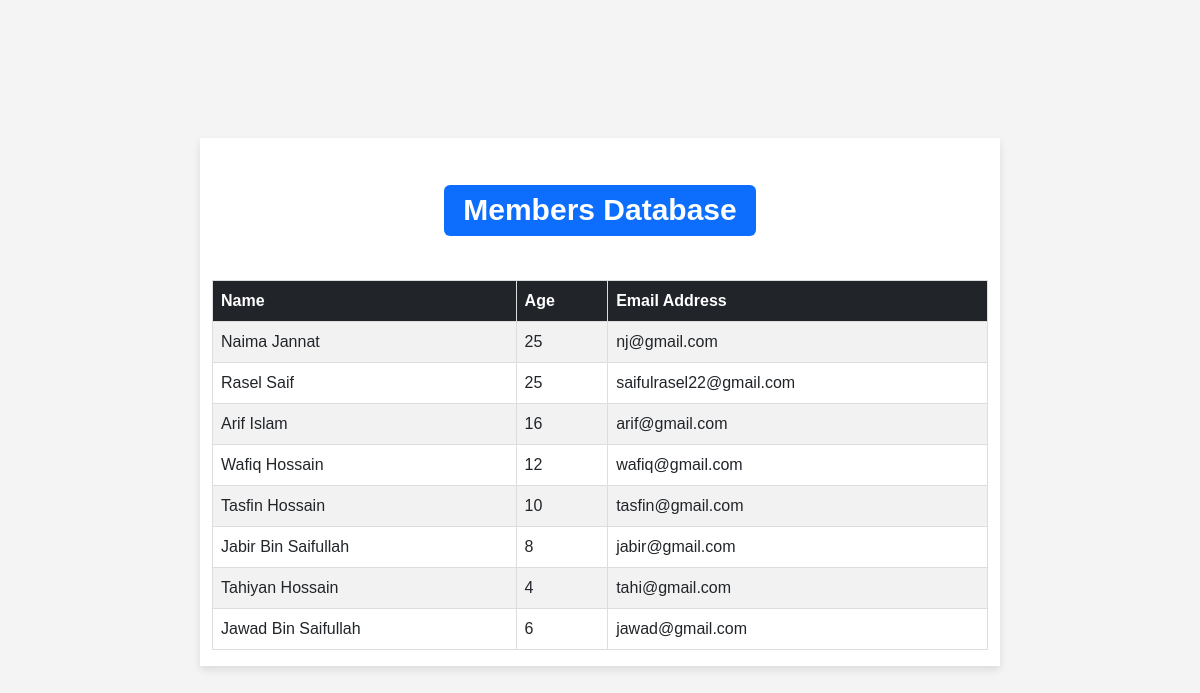
Page /playground/show_memberdb/ on the earlier database version.
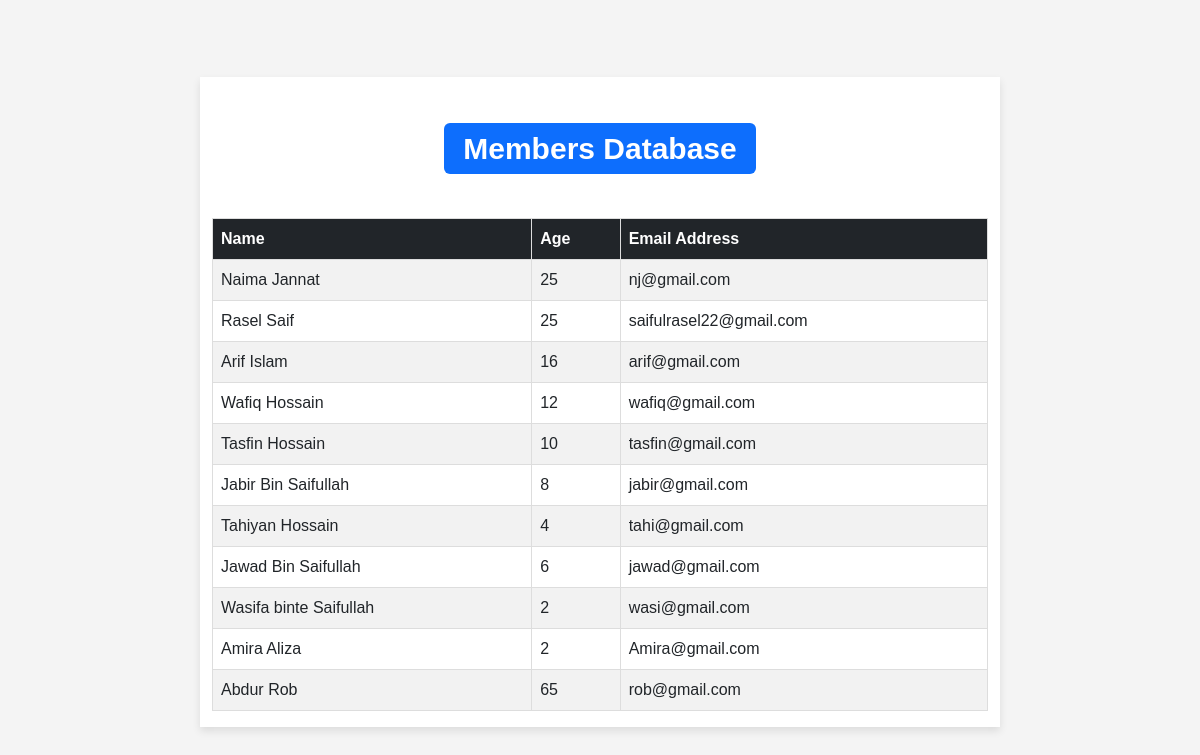
Same page on the later database version.
### playground/models.py (models this page shows, shortened)
class Member(models.Model):
    fname = models.CharField(max_length=100)
    lname = models.CharField(max_length=100)
    email = models.EmailField(max_length=100)
    password = models.CharField(max_length=50)
    age = models.IntegerField()

### playground/views.py (the view)
# urls.py: path('show_memberdb/', views.show_memberdb, name='show_memberdb'),
def show_memberdb(request):
    all_members = Member.objects.all # taking all member's objects in all_members var
    return render(request, 'playground/show_memberdb.html',
                  {
                      'all_items': all_members,
                  }
            ) # taking all in all_items. all_items is a var which will be used in show_result.html

### playground/templates/playground/show_memberdb.html (shortened to what this page needs)
<!DOCTYPE html>
<html lang="en">
<head>
    <link href="https://cdn.jsdelivr.net/npm/bootstrap@5.3.0-alpha1/dist/css/bootstrap.min.css" rel="stylesheet">
    {% load static %}
    <link rel="stylesheet" href="{% static 'playground/site.css' %}">
</head>
<body>
<div class="container mt-4">
    <h1 class="mb-4 "><span class="badge bg-primary">Members Database</span></h1>
    <table class="table table-striped table-hover">
        <thead class="table-dark">
            <tr>
                <th scope="col">Name</th>
                <th scope="col">Age</th>
                <th scope="col">Email Address</th>
            </tr>
        </thead>
        <tbody>
            {% for member in all_items %}
                <tr>
                    <td>{{ member.fname }} {{ member.lname }}</td>
                    <td>{{ member.age }}</td>
                    <td>{{ member.email }}</td>
                </tr>
            {% endfor %}
        </tbody>
    </table>
</div>
</body>
</html>

Differences in the rows shown:
added Member: fname "Wasifa", lname "binte Saifullah", age "2", email "wasi@gmail.com"
added Member: fname "Amira", lname "Aliza", age "2", email "Amira@gmail.com"
added Member: fname "Abdur", lname "Rob", age "65", email "rob@gmail.com"
